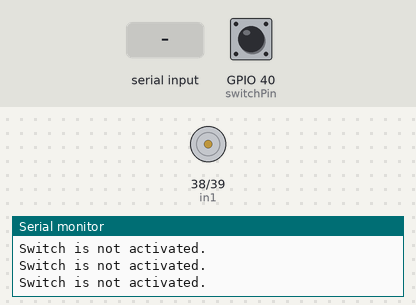
Recording of a sketch running on a simulated ESP32. Parts: motor-driver pin pairs drawn as motors (green arrow = first pin HIGH = forward, orange = second pin HIGH = backward, longer = more drive, scaled by the enable pin), the last lines printed to the serial monitor. The inputs (shaded band) are chosen by the test bench; at power-on: GPIO 40 (switchPin) LOW.

Above: at 1.2 s.
1.3 s: GPIO 40 (switchPin) pulled HIGH for 0.15 s
3.8 s: "90,45\n" received over the second serial link
5.3 s: GPIO 40 (switchPin) pulled HIGH for 1 s
At 6.1 s:
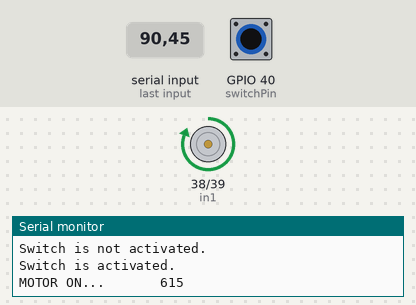
7.8 s: GPIO 40 (switchPin) pulled HIGH for 3.2 s
At 12.6 s:
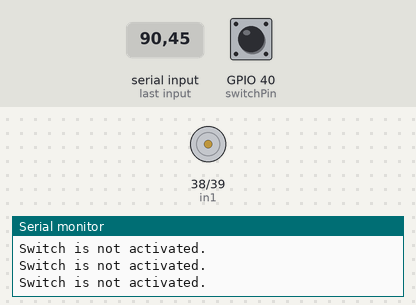
Timing chart, 0 to 14.1 s (numbered marks = the images above; inputs shaded):
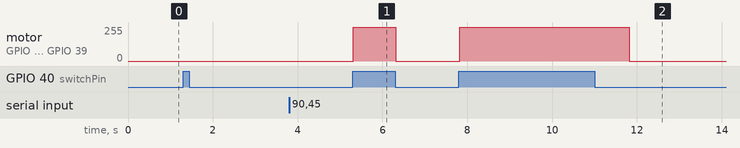

Measured:
- after the input at 5.3 s, motor on GPIO 38 (in1) / GPIO 39 (in2): stopped → forward 255/255 at once, → stopped 1.0 s later
- after the input at 7.8 s, motor on GPIO 38 (in1) / GPIO 39 (in2): stopped → forward 255/255 at once, → stopped 4.0 s later

The sketch:

dc_motor_demo.ino
```cpp
// Motor A connections
int enA = 37;
int in1 = 38;
int in2 = 39;
// Motor B connections
//int enB = 3;
//int in3 = 5;
//int in4 = 4;


// TOF Sensor Information
int RXD2 = 42;
int TXD2 = 41;
String distance = "";  // Buffer to store the full reading
float dist_flt = 0.0;
int motor_power = 0;
int scaling_factor = 1.33;

// Switch Information
int switchPin = 40;
int switchState = 0;

void setup() {
  // Set all the motor control pins to outputs
  pinMode(enA, OUTPUT);
//  pinMode(enB, OUTPUT);
  pinMode(in1, OUTPUT);
  pinMode(in2, OUTPUT);
//  pinMode(in3, OUTPUT);
//  pinMode(in4, OUTPUT);

  // Turn off motors - Initial state
  digitalWrite(in1, LOW);
  digitalWrite(in2, LOW);
//  digitalWrite(in3, LOW);
//  digitalWrite(in4, LOW);

  // TOF setup
  Serial.begin(115200);
  Serial2.begin(9600, SERIAL_8N1, RXD2, TXD2);
  Serial.println("TOF10120 Real-Time Distance Readings...");

  // Switch Setup
  pinMode(switchPin, INPUT); // Set the pin as an input
}

void loop() {
  // Motor Control Testing
//  directionControl();
//  delay(1000);
//  speedControl();
//  delay(1000);

  // TOF Input
  while (Serial2.available()) {
      char c = Serial2.read();

      if (c == '\n' || c == '\r') {
          // Newline or carriage return means the number is complete
          if (distance.length() > 0) {
              Serial.print("Distance: ");
              Serial.print(distance + " mm     ");
              dist_flt = atof(distance.c_str()) * scaling_factor; // Convert to float
              motor_power = map(dist_flt, 0, 2000, 50, 175); // Map distance to 0-255 range
              Serial.print("Motor Power: ");
              Serial.println(motor_power);

              distance = "";  // Reset buffer for next reading
          }
      } else if (isDigit(c)) {
          // Append only numeric characters to build the distance value
          distance += c;

//          Serial.print(dist_flt);
      }
  }

  // Switch Logic
  switchState = digitalRead(switchPin); // Read the state of the switch
  if (switchState == HIGH) {
    Serial.println("Switch is activated.");
    int final_motor_power = motor_power;
    directionControl(final_motor_power);
  } else {
    Serial.println("Switch is not activated.");
  }

  delay(100); // Optional delay for serial output clarity
}

// This function lets you control spinning direction of motors
void directionControl(int motor_power) {
  while (switchState == HIGH) {
    Serial.print("MOTOR ON...       ");
    Serial.println(motor_power);
    // Set motors to maximum speed
    // For PWM maximum possible values are 0 to 255
    analogWrite(enA, motor_power);
    //  analogWrite(enB, motor_power);

    // Turn on motor A & B
    digitalWrite(in1, HIGH);
    digitalWrite(in2, LOW);
    //  digitalWrite(in3, HIGH);
    //  digitalWrite(in4, LOW);
    delay(1000);

    // Now change motor directions
    //  digitalWrite(in1, LOW);
    //  digitalWrite(in2, HIGH);
    //  digitalWrite(in3, LOW);
    //  digitalWrite(in4, HIGH);
    //  delay(2000);
    switchState = digitalRead(switchPin); // Read the state of the switch
  }

  Serial.println("MOTOR OFF...");
  // Turn off motors
  digitalWrite(in1, LOW);
  digitalWrite(in2, LOW);
//  digitalWrite(in3, LOW);
//  digitalWrite(in4, LOW);
}

// This function lets you control speed of the motors
void speedControl() {
  // Turn on motors
  digitalWrite(in1, LOW);
  digitalWrite(in2, HIGH);
//  digitalWrite(in3, LOW);
//  digitalWrite(in4, HIGH);

  // Accelerate from zero to maximum speed
  for (int i = 0; i < 256; i++) {
    analogWrite(enA, i);
//    analogWrite(enB, i);
    delay(20);
  }

  // Decelerate from maximum speed to zero
  for (int i = 255; i >= 0; --i) {
    analogWrite(enA, i);
//    analogWrite(enB, i);
    delay(20);
  }

  // Now turn off motors
  digitalWrite(in1, LOW);
  digitalWrite(in2, LOW);
//  digitalWrite(in3, LOW);
//  digitalWrite(in4, LOW);
}
```
